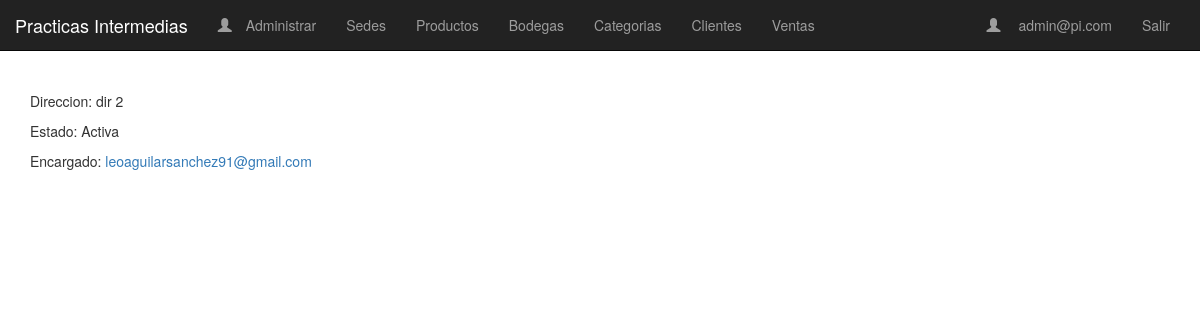
Screenshot of /bodegas/ver/2 (signed in) with the database file from the repository.
### sedes/models.py (models this page shows, shortened)
class Usuario(AbstractBaseUser, PermissionsMixin):
    dpi = models.BigIntegerField(
        unique=True,
        validators=[
            MaxValueValidator(9999999999999),
            MinValueValidator(100000000000)
        ]
    )
    nombre = models.CharField(max_length=300)
    fecha_nacimiento = models.DateField('Fecha Nacimiento')
    email = models.EmailField(_('Correo Electronico'), primary_key=True)
    is_admin = models.BooleanField(default=False)
    is_staff = models.BooleanField(default=False)
    is_active = models.BooleanField(default=True)
    date_joined = models.DateTimeField(default=timezone.now)
    USERNAME_FIELD = 'email'
    REQUIRED_FIELDS = ['dpi', 'fecha_nacimiento']
    objects = CustomUserManager()
    class Meta:
        permissions = (("registrar_cliente", "Para registrar clientes de una sede"),
                   ("registrar_venta", "Para registrar ventas de productos"),
                   ("visualizar_reporte", "Para visualizar reportes de ventas"),
                   ("actualizar_inventario", "Para modificar la cantidad de productos del inventario"),
                   ("solicitar_transferencia", "Para solicitar una transferencia de productos"),
                   ("ordenes_transferencia_externa", "Para revisar ordenes de transferencias entre sedes"),
                   ("ordenes_transferencia_interna", "Para revisar ordenes de transferencias entre bodegas"),
                   ("ordenes_venta", "Para modificar el estado de entregado de una orden de venta"),
                   ("ordenes_transferencia", "Para modificar el estado de entregado de una orden de transferencia"))

class Bodega(models.Model):
    nombre = models.CharField(max_length=50)
    direccion = models.CharField(max_length=500)
    activada = models.BooleanField(default= True)
    encargado = models.ForeignKey('Usuario', on_delete=models.CASCADE)
    productos = models.ManyToManyField('Producto', through='BodegaProducto')

### sedes/views.py (the view)
# urls.py: path('bodegas/ver/<int:pk>', views.BodegaDetail.as_view(), name='detalle_bodega'),
class BodegaDetail(DetailView):
    model = Bodega
    template_name = 'bodegas/bodegas_detail.html'

### sedes/templatetags/group_checker.py (called while the page is built)
@register.filter(name='has_group')
def has_group(user, group_name):
    group = Group.objects.get(name=group_name)
    return True if group in user.groups.all() else False

### sedes/templates/bodegas/bodegas_detail.html (shortened to what this page needs)
{% extends '../base.html' %}
{% block body_block %}
<p>Direccion: {{object.direccion}}</p>
<p>Estado: <td>{% if object.activada %}{{ "Activa" }}{% else %}{{ "Inactiva" }}{% endif %}</td></p>
<p>Encargado: <a href='{% url "ver_usuario" object.encargado.dpi %}'>{{ object.encargado.email }}</a></p>
{% endblock %}

### sedes/templates/base.html (shortened to what this page needs)
{% load group_checker %}
<!DOCTYPE html>
<html>
<head>
    <link rel="stylesheet" href="https://maxcdn.bootstrapcdn.com/bootstrap/3.3.7/css/bootstrap.min.css"
>
</head>
<body>
    <nav class="navbar navbar-inverse navbar-static-top">
        <div class="navbar-header">
            <a class="navbar-brand" href="#">Practicas Intermedias</a>
        </div>
        <div class="container">
            <ul class="nav navbar-nav">
                {% if user.is_authenticated %}
                {% if user.is_staff %}
                <li><a class="navbar-link" href="{% url 'admin:index' %}"><span
                            class="glyphicon glyphicon-user">&nbsp;</span>Administrar</a></li>
                {% endif %}
                <li ><a class='navbar-link' href="{% url 'lista_sedes' %}">Sedes</a></li>
                <li ><a class='navbar-link' href="{% url 'lista_productos' %}">Productos</a></li>
                <li ><a class='navbar-link' href="{% url 'lista_bodegas' %}">Bodegas</a></li>
                <li ><a class='navbar-link' href="{% url 'lista_categorias' %}">Categorias</a></li>
                <li ><a class='navbar-link' href="{% url 'lista_clientes' %}">Clientes</a></li>
                <li ><a class='navbar-link' href="{% url 'lista_ventas' %}">Ventas</a></li>
                {% endif %}
            </ul>
            <ul class="nav navbar-nav navbar-right">
                {% if user.is_authenticated %}
                <li><a class="navbar-link" href="/"><span class="glyphicon glyphicon-user">&nbsp;</span>
                        {{ user.email }}</a></li>
                <li ><a class='navbar-link' href="{% url 'logout' %}">Salir</a></li>
                {% else %}
                <li><a class='navbar-link' href="{% url 'crear_usuario' %}">Registrarse</a></li>
                <li><a class='navbar-link' href="{% url 'login' %}">Iniciar Sesión</a></li>
                {% endif %}
            </ul>
        </div>
    </nav>
    <div class="container">
        {% block body_block %}
        {% endblock %}
    </div>
</body>
</html>

### rows the page displays
Usuario: email "admin@pi.com"
Bodega: direccion "dir 2", encargado.email "leoaguilarsanchez91@gmail.com"

### other values shown
{{ "Activa" }} "Activa"
